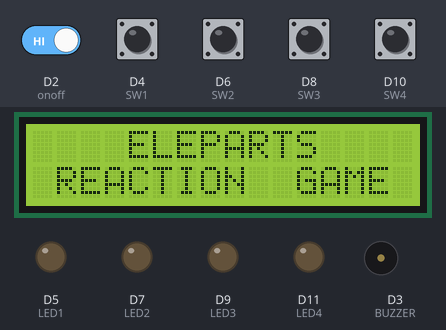
Recording of a sketch running on a simulated Arduino Uno R4 WiFi. Shown: 16×2 character LCD, output pins drawn as LEDs (lit = HIGH), buzzer (waves = sounding). The inputs (shaded band) are chosen by the test bench; at power-on: D2 (onoff) HIGH, D4 (SW1), D6 (SW2), D8 (SW3), D10 (SW4) LOW. Random numbers use the default seed unless the sketch sets one; what the sketch prints to the serial monitor is not drawn.

Above: at 1.2 s.
1.3 s: D2 (onoff) driven LOW
5.8 s: D2 (onoff) driven HIGH
8.8 s: D4 (SW1) pulled HIGH for 1 s
At 9.6 s:
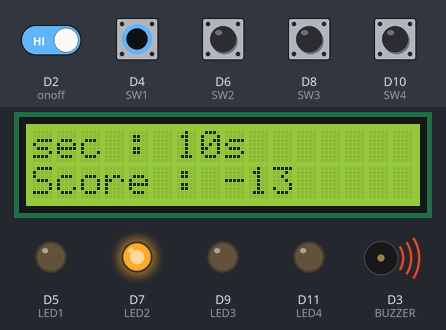
10.4 s: D6 (SW2) pulled HIGH for 0.15 s
At 11.9 s:
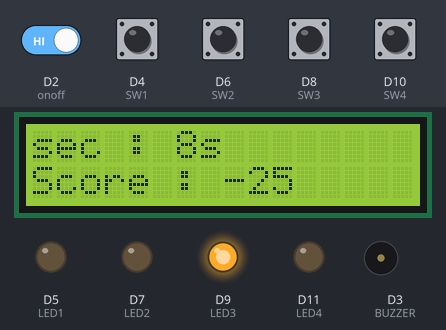
13.5 s: D2 (onoff) driven LOW
At 14.4 s:
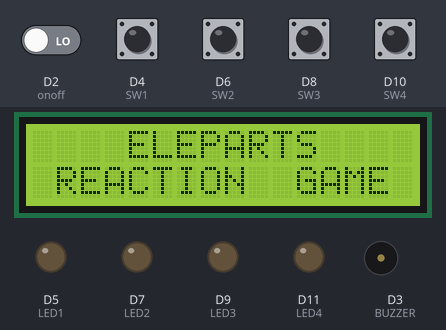
Timing chart, 0 to 16.0 s (numbered marks = the images above; inputs shaded):
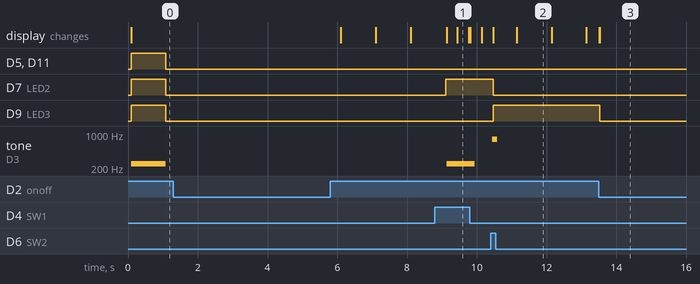

The sketch:

reactionGame.ino
```cpp
#define onoff 2                         // 사용 핀에 이름 지정
#define BUZZER 3
#define SW1 4
#define LED1 5
#define SW2 6
#define LED2 7
#define SW3 8
#define LED3 9
#define SW4 10
#define LED4 11

#include <Wire.h>                       // 1602 LCD 라이브러리 세팅
#include <LiquidCrystal_I2C.h>

LiquidCrystal_I2C lcd(0x27, 16, 2);

#include <FspTimer.h>                   // Arduino UNO R4 Timer Interrupt 라이브러리 설정

static FspTimer fsp_timer;

// 사용할 변수, 문자열 등 선언
int randomled;

bool SW1_detect, SW2_detect, SW3_detect, SW4_detect;

bool onoff_detect;

bool starting = 0, rec_starting = 0;

int delay_time;

int milisec = 0, sec = 0, target_sec = 10, print_sec;
int rec_milisec = 0, milisec_sum = 0, milisec_avr;
int rec_score = 0, rec_count = 0;
int rec_tone = 0;

bool rec_result = 0;

int rec_over = 0;

bool lcd_clear = 0;

// 모든 돔형 스위치의 LED를 키는 함수
void led_on() {
  digitalWrite(LED1, HIGH);
  digitalWrite(LED2, HIGH);
  digitalWrite(LED3, HIGH);
  digitalWrite(LED4, HIGH);
}

// 모든 돔형 스위치의 LED를 끄는 함수
void led_off() {
  digitalWrite(LED1, LOW);
  digitalWrite(LED2, LOW);
  digitalWrite(LED3, LOW);
  digitalWrite(LED4, LOW);
}

// 메모리 게임 동작 중 실행중인 LED와 부저를 끄고 다음으로 넘어갈 때, 사용하기 위한 함수
void right() {
  delay(delay_time);
  led_off();
  noTone(BUZZER);
  delay(delay_time);
}

// 전체 동작의 초기 동작과 게임 오버 시 종료 동작을 하기 위한 함수
void reset() {
  for (int k = 0; k < 3; k++) { // k = 0; - 변수 초기화 / k < 3; - k 변수가 3보다 작을 경우, 중괄호 안의 코드를 수행 / k++ - k 변수에 1을 더함
    sw_detect();                // on/off 버튼이 눌리면 모든 동작을 종료하고 초기 동작을 할 수 있도록 반복문을 나가는 동작
    if (onoff_detect == LOW) {
      break;
    }

    led_on();
    tone(BUZZER, 247);
    delay(1000);
    led_off();
    noTone(BUZZER);
    delay(1000);
  }
}

// on/off 스위치와 4개의 돔형 스위치의 입력 값을 받아오는 함수
void sw_detect() {
  onoff_detect = digitalRead(onoff);
  SW1_detect = digitalRead(SW1);
  SW2_detect = digitalRead(SW2);
  SW3_detect = digitalRead(SW3);
  SW4_detect = digitalRead(SW4);
}

// 반응속도 게임 중 1~4 중 랜덤한 숫자를 받아와 해당하는 LED를 켜, 누를 버튼을 제시합니다.
void ran_led() {
  randomled = random(1, 4);
  Serial.print("randomled : ");
  Serial.print(randomled);

  led_off();
  if (randomled == 1)
    digitalWrite(LED1, HIGH);
  else if (randomled == 2)
    digitalWrite(LED2, HIGH);
  else if (randomled == 3)
    digitalWrite(LED3, HIGH);
  else if (randomled == 4)
    digitalWrite(LED4, HIGH);
}

// 반응속도 게임 동작 중 버튼을 눌렀을 때, 눌러야할 버튼을 눌렀다면 점수 증가, 잘못 눌렀다면 점수 감소하는 함수
void rec_button(bool right) {
  if (right == HIGH) {
    rec_score++;
    tone(BUZZER, 784);
  } else if (right == LOW) {
    rec_score--;
    tone(BUZZER, 247);
  }
  rec_count++;
  milisec_sum = milisec_sum + rec_milisec;    // milisec 측정 값을 총합해 동작이 끝났을 때 rec_count로 나눠 버튼 반응속도 값을 계산합니다.
  rec_milisec = 0;
  lcd.print(rec_score);
  rec_tone = 0;
}

// 타이머 인터럽트 동작 - 1ms에 한번 동작
void timer_callback([[maybe_unused]]timer_callback_args_t *arg) {
  milisec++;
  rec_milisec++;
  rec_over++;
  rec_tone++;

  if (milisec >= 1000) {
    sec++;
    milisec = 0;
  }
}

// 반응속도 게임 함수
void reaction_speed() {
  if (rec_starting == 0) {
    digitalWrite(LED1, LOW);
    delay(1000);
    digitalWrite(LED2, LOW);

    lcd.clear();
    lcd.setCursor(5, 0);
    lcd.print("READY!");
    delay(1000);

    lcd.clear();
    lcd.setCursor(6, 0);
    lcd.print("SET!");
    delay(1000);

    lcd.clear();
    lcd.setCursor(7, 0);
    lcd.print("GO!");
    delay(1000);

    lcd.clear();
    rec_over = 0;
    rec_score = 0;
    rec_count = 0;
    rec_milisec = 0;
    milisec_sum = 0;
    milisec = 0;
    sec = 0;

    ran_led();

    rec_starting = 1;
  }

  sw_detect();

  print_sec = target_sec - sec;

  lcd.setCursor(0, 0);
  lcd.print("sec : ");

  if (print_sec > 0) {
    lcd.setCursor(6, 0);
    lcd.print(print_sec);
    if (print_sec >= 10 || print_sec < 0) {
      lcd.setCursor(8, 0);
      lcd.print("s");
    } else if (print_sec < 10 && print_sec >= 0) {
      lcd.setCursor(7, 0);
      lcd.print("s ");
    }
  } else if (print_sec <= 0) {
    lcd.setCursor(6, 0);
    lcd.print("TIME OVER");

    delay(1000);

    lcd.clear();
    rec_result = 1;

  }

  Serial.print("target_sec : ");
  Serial.println(target_sec);
  Serial.print("sec : ");
  Serial.println(sec);

  lcd.setCursor(0, 1);
  lcd.print("Score : ");
  lcd.setCursor(8, 1);
  lcd.print(rec_score);

  if (print_sec > 0) {

    if (rec_over < 3000) {
      if (SW1_detect == HIGH || SW2_detect == HIGH || SW3_detect == HIGH || SW4_detect == HIGH) {
        rec_over = 0;
      }
    } else if (rec_over >= 3000) {
      lcd.clear();
      lcd.setCursor(0, 0);
      lcd.print("   GAME OVER   ");

      delay(1000);

      lcd.clear();
      rec_result = 1;
    }


    lcd.setCursor(8, 1);
    if (SW1_detect == HIGH && digitalRead(LED1) == HIGH) {
      rec_button(HIGH);
      led_off();
      ran_led();
    } else if (SW1_detect == HIGH && (digitalRead(LED2) == HIGH || digitalRead(LED3) == HIGH || digitalRead(LED4) == HIGH)) {
      rec_button(LOW);
    } else if (SW2_detect == HIGH && digitalRead(LED2) == HIGH) {
      rec_button(HIGH);
      led_off();
      ran_led();
    } else if (SW2_detect == HIGH && (digitalRead(LED1) == HIGH || digitalRead(LED3) == HIGH || digitalRead(LED4) == HIGH)) {

      // 게임 오버 혹은, 게임 클리어 했을 시, 나오는 선택 상황에서 레벨 선택창을 띄우는 함수LOW);
    } else if (SW3_detect == HIGH && digitalRead(LED3) == HIGH) {
      rec_button(HIGH);
      led_off();
      ran_led();
    } else if (SW3_detect == HIGH && (digitalRead(LED1) == HIGH || digitalRead(LED2) == HIGH || digitalRead(LED4) == HIGH)) {
      rec_button(LOW);
    } else if (SW4_detect == HIGH && digitalRead(LED4) == HIGH) {
      rec_button(HIGH);
      led_off();
      ran_led();
    } else if (SW4_detect == HIGH && (digitalRead(LED1) == HIGH || digitalRead(LED2) == HIGH || digitalRead(LED3) == HIGH)) {
      rec_button(LOW);
    }

    if (rec_tone >= 100) {
      noTone(BUZZER);
    }
  }

  if (rec_result == 1) {

    milisec_avr = milisec_sum / rec_count;

    lcd.setCursor(0, 0);
    lcd.print("Score : ");
    lcd.setCursor(8, 0);
    lcd.print(rec_score);
    lcd.setCursor(0, 1);
    lcd.print("Speed : ");
    lcd.setCursor(8, 1);
    lcd.print(milisec_avr);
    if (milisec_avr < 10) {
      lcd.setCursor(9, 1);
      lcd.print("ms");
    } else if (milisec_avr >= 10 && milisec_avr < 100) {
      lcd.setCursor(10, 1);
      lcd.print("ms");
    } else if (milisec_avr >= 100 && milisec_avr < 1000) {
      lcd.setCursor(11, 1);
      lcd.print("ms");
    } else if (milisec_avr >= 1000) {
      lcd.setCursor(12, 1);
      lcd.print("ms");
    }
    led_on();

    tone(BUZZER, 523);
    digitalWrite(LED1, HIGH);
    delay(500);
    tone(BUZZER, 659);
    digitalWrite(LED2, HIGH);
    delay(500);
    tone(BUZZER, 784);
    digitalWrite(LED3, HIGH);
    delay(500);
    tone(BUZZER, 988);
    digitalWrite(LED4, HIGH);
    delay(500);
    noTone(BUZZER);

    while (rec_result == 1) {
      sw_detect();
      if (onoff_detect == LOW) {
        lcd.clear();
        break;
      }

      if (SW1_detect == HIGH || SW2_detect == HIGH || SW3_detect == HIGH || SW4_detect == HIGH) {
        rec_result = 0;
        rec_starting = 0;
      }

    }
  }

  sw_detect();
  if (onoff_detect == LOW) lcd.clear();
}

// 한 번 동작하는 setup 함수
void setup() {
  // put your setup code here, to run once:
  Serial.begin(9600);

  // 사용 스위치, LED, 부저의 핀번호 설정
  pinMode(SW1, INPUT);
  pinMode(SW2, INPUT);
  pinMode(SW3, INPUT);
  pinMode(SW4, INPUT);
  pinMode(LED1, OUTPUT);
  pinMode(LED2, OUTPUT);
  pinMode(LED3, OUTPUT);
  pinMode(LED4, OUTPUT);
  pinMode(BUZZER, OUTPUT);
  pinMode(onoff, INPUT);

  // 타이머 인터럽트 실행
  uint8_t timer_type;
  int8_t timer_ch = FspTimer::get_available_timer(timer_type);
  if (timer_ch < 0) {
    Serial.println("get_available_timer() failed.");
    return;
  }
  fsp_timer.begin(TIMER_MODE_PERIODIC, timer_type, static_cast<uint8_t>(timer_ch), 1000.0, 25.0, timer_callback, nullptr);
  fsp_timer.setup_overflow_irq();
  fsp_timer.open();
  fsp_timer.start();
  Serial.println("started.");

  // LCD 초기화
  lcd.init();
  lcd.backlight();
  lcd.clear();

  lcd.setCursor(4, 0);
  lcd.print("ELEPARTS");
  lcd.setCursor(1, 1);
  lcd.print("REACTION  GAME");
}

// 반복 동작하는 함수
void loop() {
  // put your main code here, to run repeatedly:
  sw_detect();
  Serial.print("onoff 스위치 : ");
  Serial.println(onoff_detect);
  if (onoff_detect == HIGH) {
    lcd_clear = LOW;
    if (starting == 0) {    // ON/OFF 스위치를 ON이 되게 눌렀을 경우, 한 번 중괄호 내 동작이 실행
      reset();
      delay(3000);
      starting = 1;
    }
    reaction_speed();
  } else if (onoff_detect == LOW) {
    if (lcd_clear == LOW) {
      lcd.clear();
      lcd_clear = HIGH;
    }
    noTone(BUZZER);
    lcd.setCursor(4, 0);
    lcd.print("ELEPARTS");
    lcd.setCursor(1, 1);
    lcd.print("REACTION  GAME");
    led_off();
    starting = 0;
    rec_starting = 0;
  }

  Serial.print("RED : ");
  Serial.println(SW1_detect);
  Serial.print("YELLOW : ");
  Serial.println(SW2_detect);
  Serial.print("GREEN : ");
  Serial.println(SW3_detect);
  Serial.print("BLUE : ");
  Serial.println(SW4_detect);
}
```

Measured:
- after the input at 1.3 s, every drawn part: stays the same
- after the input at 8.8 s, tone on D3 (BUZZER): silent → 247 Hz after 0.34 s, → silent 0.80 s later
- after the input at 10.4 s, D7 (LED2): HIGH → LOW after 0.07 s; D9 (LED3): LOW → HIGH after 0.07 s; tone on D3 (BUZZER): silent → 784 Hz at once, → silent 0.15 s later
- after the input at 13.5 s, D9 (LED3): HIGH → LOW at once
- what the display in image 2 shows lasts 1.1 s, from 11.1 s to 12.2 s
